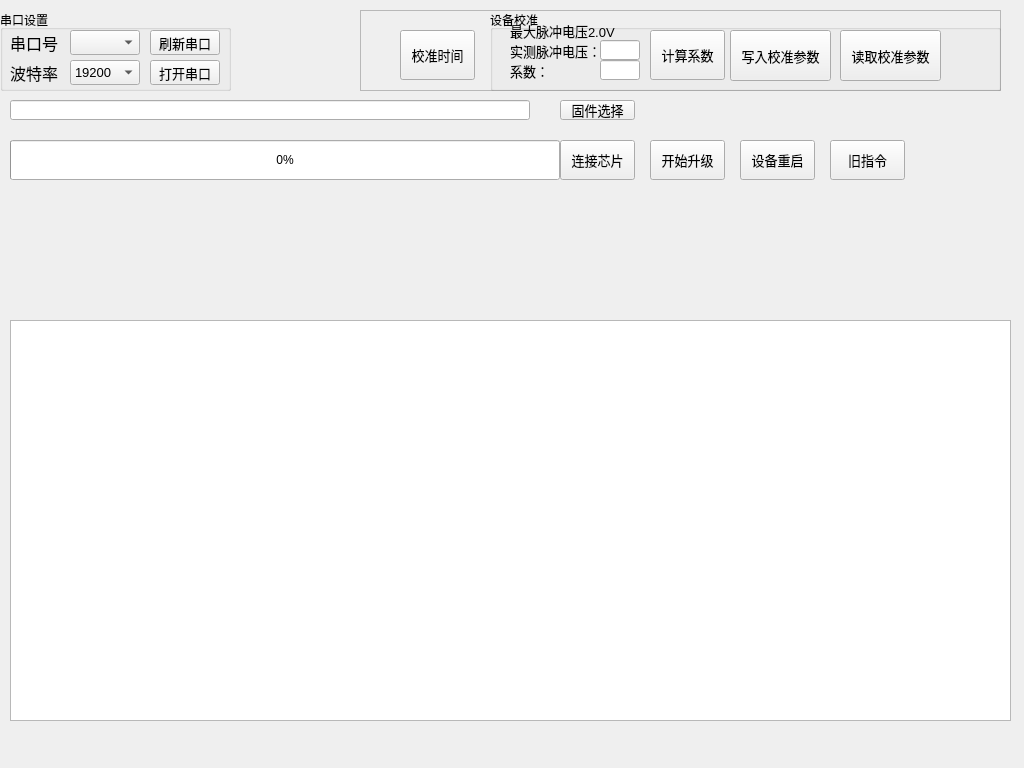
<?xml version="1.0" encoding="UTF-8"?>
<ui version="4.0">
 <class>MainWindow</class>
 <widget class="QMainWindow" name="MainWindow">
  <property name="geometry">
   <rect>
    <x>0</x>
    <y>0</y>
    <width>1024</width>
    <height>768</height>
   </rect>
  </property>
  <property name="windowTitle">
   <string>MCU_IAP</string>
  </property>
  <widget class="QWidget" name="centralWidget">
   <widget class="QLabel" name="label">
    <property name="geometry">
     <rect>
      <x>10</x>
      <y>30</y>
      <width>54</width>
      <height>25</height>
     </rect>
    </property>
    <property name="font">
     <font>
      <pointsize>12</pointsize>
     </font>
    </property>
    <property name="text">
     <string>串口号：</string>
    </property>
   </widget>
   <widget class="QLabel" name="label_2">
    <property name="geometry">
     <rect>
      <x>10</x>
      <y>60</y>
      <width>54</width>
      <height>25</height>
     </rect>
    </property>
    <property name="font">
     <font>
      <pointsize>12</pointsize>
     </font>
    </property>
    <property name="text">
     <string>波特率：</string>
    </property>
   </widget>
   <widget class="QComboBox" name="comboBox_port">
    <property name="geometry">
     <rect>
      <x>70</x>
      <y>30</y>
      <width>70</width>
      <height>25</height>
     </rect>
    </property>
    <property name="font">
     <font>
      <pointsize>10</pointsize>
     </font>
    </property>
   </widget>
   <widget class="QComboBox" name="comboBox_baudrate">
    <property name="geometry">
     <rect>
      <x>70</x>
      <y>60</y>
      <width>70</width>
      <height>25</height>
     </rect>
    </property>
    <property name="font">
     <font>
      <pointsize>10</pointsize>
     </font>
    </property>
    <property name="currentText">
     <string>19200</string>
    </property>
    <item>
     <property name="text">
      <string>19200</string>
     </property>
    </item>
    <item>
     <property name="text">
      <string>38400</string>
     </property>
    </item>
    <item>
     <property name="text">
      <string>115200</string>
     </property>
    </item>
   </widget>
   <widget class="QPushButton" name="pushButton_open">
    <property name="geometry">
     <rect>
      <x>150</x>
      <y>60</y>
      <width>70</width>
      <height>25</height>
     </rect>
    </property>
    <property name="font">
     <font>
      <pointsize>10</pointsize>
     </font>
    </property>
    <property name="text">
     <string>打开串口</string>
    </property>
   </widget>
   <widget class="QTextEdit" name="textEdit">
    <property name="geometry">
     <rect>
      <x>10</x>
      <y>320</y>
      <width>1001</width>
      <height>401</height>
     </rect>
    </property>
   </widget>
   <widget class="QPushButton" name="pushButton_select_file">
    <property name="geometry">
     <rect>
      <x>560</x>
      <y>100</y>
      <width>75</width>
      <height>20</height>
     </rect>
    </property>
    <property name="font">
     <font>
      <pointsize>10</pointsize>
     </font>
    </property>
    <property name="text">
     <string>固件选择</string>
    </property>
   </widget>
   <widget class="QLineEdit" name="lineEdit_bin_path">
    <property name="geometry">
     <rect>
      <x>10</x>
      <y>100</y>
      <width>520</width>
      <height>20</height>
     </rect>
    </property>
   </widget>
   <widget class="QProgressBar" name="progressBar">
    <property name="geometry">
     <rect>
      <x>10</x>
      <y>140</y>
      <width>550</width>
      <height>40</height>
     </rect>
    </property>
    <property name="value">
     <number>0</number>
    </property>
   </widget>
   <widget class="QPushButton" name="pushButton_start_updata">
    <property name="geometry">
     <rect>
      <x>650</x>
      <y>140</y>
      <width>75</width>
      <height>40</height>
     </rect>
    </property>
    <property name="font">
     <font>
      <pointsize>10</pointsize>
     </font>
    </property>
    <property name="text">
     <string>开始升级</string>
    </property>
   </widget>
   <widget class="QPushButton" name="pushButton_reset_mcu">
    <property name="geometry">
     <rect>
      <x>740</x>
      <y>140</y>
      <width>75</width>
      <height>40</height>
     </rect>
    </property>
    <property name="font">
     <font>
      <pointsize>10</pointsize>
     </font>
    </property>
    <property name="text">
     <string>设备重启</string>
    </property>
   </widget>
   <widget class="QPushButton" name="pushButton_refresh">
    <property name="geometry">
     <rect>
      <x>150</x>
      <y>30</y>
      <width>70</width>
      <height>25</height>
     </rect>
    </property>
    <property name="font">
     <font>
      <pointsize>10</pointsize>
     </font>
    </property>
    <property name="text">
     <string>刷新串口</string>
    </property>
   </widget>
   <widget class="QGroupBox" name="groupBox">
    <property name="geometry">
     <rect>
      <x>0</x>
      <y>10</y>
      <width>231</width>
      <height>81</height>
     </rect>
    </property>
    <property name="title">
     <string>串口设置</string>
    </property>
   </widget>
   <widget class="QPushButton" name="pushButton_connect_mcu">
    <property name="geometry">
     <rect>
      <x>560</x>
      <y>140</y>
      <width>75</width>
      <height>40</height>
     </rect>
    </property>
    <property name="font">
     <font>
      <pointsize>10</pointsize>
     </font>
    </property>
    <property name="text">
     <string>连接芯片</string>
    </property>
   </widget>
   <widget class="QPushButton" name="pushButton_reset_mcu_2">
    <property name="geometry">
     <rect>
      <x>830</x>
      <y>140</y>
      <width>75</width>
      <height>40</height>
     </rect>
    </property>
    <property name="font">
     <font>
      <pointsize>10</pointsize>
     </font>
    </property>
    <property name="text">
     <string>旧指令</string>
    </property>
   </widget>
   <widget class="QFrame" name="frame">
    <property name="geometry">
     <rect>
      <x>360</x>
      <y>10</y>
      <width>641</width>
      <height>81</height>
     </rect>
    </property>
    <property name="frameShape">
     <enum>QFrame::StyledPanel</enum>
    </property>
    <property name="frameShadow">
     <enum>QFrame::Raised</enum>
    </property>
    <widget class="QPushButton" name="pushButton_set_unixtime">
     <property name="geometry">
      <rect>
       <x>40</x>
       <y>20</y>
       <width>75</width>
       <height>50</height>
      </rect>
     </property>
     <property name="font">
      <font>
       <pointsize>10</pointsize>
      </font>
     </property>
     <property name="text">
      <string>校准时间</string>
     </property>
    </widget>
    <widget class="QLabel" name="label_3">
     <property name="geometry">
      <rect>
       <x>150</x>
       <y>10</y>
       <width>121</width>
       <height>21</height>
      </rect>
     </property>
     <property name="font">
      <font>
       <pointsize>10</pointsize>
      </font>
     </property>
     <property name="text">
      <string>最大脉冲电压2.0V</string>
     </property>
    </widget>
    <widget class="QGroupBox" name="groupBox_2">
     <property name="geometry">
      <rect>
       <x>130</x>
       <y>0</y>
       <width>511</width>
       <height>81</height>
      </rect>
     </property>
     <property name="title">
      <string>设备校准</string>
     </property>
     <widget class="QLabel" name="label_4">
      <property name="geometry">
       <rect>
        <x>20</x>
        <y>30</y>
        <width>91</width>
        <height>21</height>
       </rect>
      </property>
      <property name="font">
       <font>
        <pointsize>10</pointsize>
       </font>
      </property>
      <property name="text">
       <string>实测脉冲电压：</string>
      </property>
     </widget>
     <widget class="QLineEdit" name="lineEdit_pluse_voltage">
      <property name="geometry">
       <rect>
        <x>110</x>
        <y>30</y>
        <width>40</width>
        <height>20</height>
       </rect>
      </property>
      <property name="text">
       <string/>
      </property>
     </widget>
     <widget class="QLabel" name="label_5">
      <property name="geometry">
       <rect>
        <x>20</x>
        <y>50</y>
        <width>91</width>
        <height>21</height>
       </rect>
      </property>
      <property name="font">
       <font>
        <pointsize>10</pointsize>
       </font>
      </property>
      <property name="text">
       <string>系数：</string>
      </property>
     </widget>
     <widget class="QLineEdit" name="lineEdit_coeff">
      <property name="geometry">
       <rect>
        <x>110</x>
        <y>50</y>
        <width>40</width>
        <height>20</height>
       </rect>
      </property>
      <property name="text">
       <string/>
      </property>
     </widget>
     <widget class="QPushButton" name="pushButton_calculate_coeff">
      <property name="geometry">
       <rect>
        <x>160</x>
        <y>20</y>
        <width>75</width>
        <height>50</height>
       </rect>
      </property>
      <property name="font">
       <font>
        <pointsize>10</pointsize>
       </font>
      </property>
      <property name="text">
       <string>计算系数</string>
      </property>
     </widget>
     <widget class="QPushButton" name="pushButton_set_calib">
      <property name="geometry">
       <rect>
        <x>240</x>
        <y>20</y>
        <width>101</width>
        <height>51</height>
       </rect>
      </property>
      <property name="font">
       <font>
        <pointsize>10</pointsize>
       </font>
      </property>
      <property name="text">
       <string>写入校准参数</string>
      </property>
     </widget>
     <widget class="QPushButton" name="pushButton_read_calib">
      <property name="geometry">
       <rect>
        <x>350</x>
        <y>20</y>
        <width>101</width>
        <height>51</height>
       </rect>
      </property>
      <property name="font">
       <font>
        <pointsize>10</pointsize>
       </font>
      </property>
      <property name="text">
       <string>读取校准参数</string>
      </property>
     </widget>
     <zorder>label_3</zorder>
     <zorder>label_4</zorder>
     <zorder>label_4</zorder>
     <zorder>lineEdit_pluse_voltage</zorder>
     <zorder>label_5</zorder>
     <zorder>lineEdit_coeff</zorder>
     <zorder>pushButton_calculate_coeff</zorder>
     <zorder>pushButton_set_calib</zorder>
     <zorder>pushButton_read_calib</zorder>
    </widget>
   </widget>
   <zorder>frame</zorder>
   <zorder>groupBox</zorder>
   <zorder>label</zorder>
   <zorder>label_2</zorder>
   <zorder>comboBox_port</zorder>
   <zorder>comboBox_baudrate</zorder>
   <zorder>pushButton_open</zorder>
   <zorder>textEdit</zorder>
   <zorder>pushButton_select_file</zorder>
   <zorder>lineEdit_bin_path</zorder>
   <zorder>progressBar</zorder>
   <zorder>pushButton_start_updata</zorder>
   <zorder>pushButton_reset_mcu</zorder>
   <zorder>pushButton_refresh</zorder>
   <zorder>pushButton_connect_mcu</zorder>
   <zorder>pushButton_reset_mcu_2</zorder>
  </widget>
  <widget class="QMenuBar" name="menuBar">
   <property name="geometry">
    <rect>
     <x>0</x>
     <y>0</y>
     <width>1024</width>
     <height>23</height>
    </rect>
   </property>
  </widget>
 </widget>
 <layoutdefault spacing="6" margin="11"/>
 <resources/>
 <connections/>
</ui>
